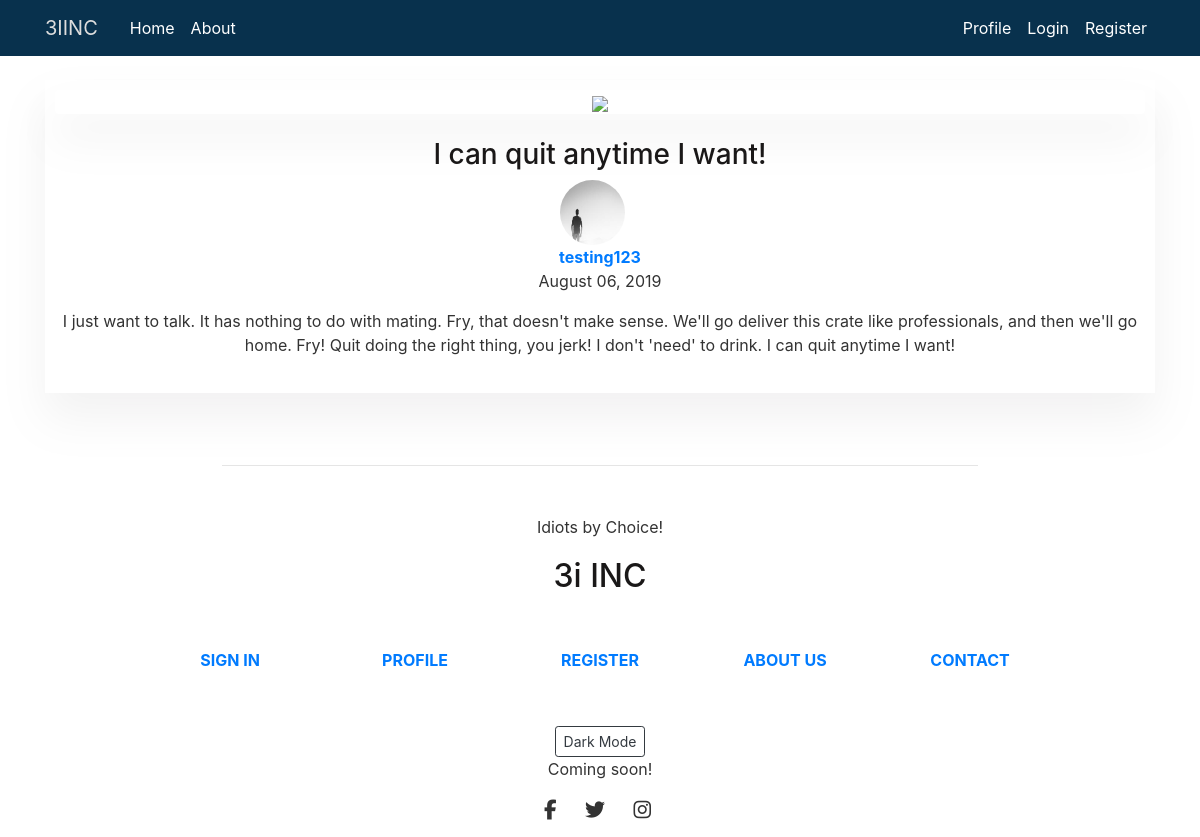
Screenshot of /post/12/ with the database file from the repository.
### blog/models.py (models this page shows, shortened)
class Post(models.Model):
    title = models.CharField(max_length=100)
    subtitle = models.CharField(max_length=140, default='SOME STRING')
    content = models.TextField()
    date_posted = models.DateTimeField(default=timezone.now)
    author = models.ForeignKey(User, on_delete=models.CASCADE)

### users/models.py (models this page shows, shortened)
class Profile(models.Model):
    user = models.OneToOneField(User, on_delete=models.CASCADE)
    image = models.ImageField(default='default.jpg', upload_to='profile_pics')

### blog/views.py (the view)
# urls.py: path('post/<int:pk>/', PostDetailView.as_view(), name="post-detail"),
class PostDetailView(DetailView):
    model = Post

### blog/templates/blog/post_detail.html (shortened to what this page needs)
{% extends "blog/base.html" %}
{% block content %}
<div class="container">
    <div class="col-lg-12 col-md-12 mb-4 shadow text-center">
        <div class="view overlay rounded z-depth-2 mb-4 shadowed">
            <img class="img-fluid" src="https://mdbootstrap.com/img/Photos/Others/images/43.jpg">
        </div>
        <h3 class="font-weight-bold mb-3">
            <h3 class="">{{ object.title }}</h3>
        </h3>
        <div class="container-fluid">
            <img class="rounded-circle article-img" src="{{object.author.profile.image.url}}">
            <p><a class="font-weight-bold text-center" href="{% url 'user-posts' post.author.username %}">{{object.author}} </a>
            <br>{{ post.date_posted|date:"F d, Y" }}</p>
        </div>
        <p class="dark-grey-text text-center">{{ object.content }}</p>
    </div>
</div>
{% endblock content %}

### blog/static/blog/main.css (style rules this page uses)
body { color: #333333; margin-top: 5rem; font-family: -apple-system, BlinkMacSystemFont, 'Segoe UI', Roboto, Oxygen, Ubuntu, Cantarell, 'Open Sans', 'Helvetica Neue', sans-serif; }
h1, h2, h3, h4, h5, h6 { color: #1a1818; }
.shadow { box-shadow: 0px 25px 42px rgba(125, 123, 128, 0.1); align-items: center; justify-content: center; padding: 10px; align-items: center; justify-content: center; padding-bottom: 20px; margin-right: 1px; }
.shadowed { box-shadow: 0px 25px 42px rgba(125, 123, 128, 0.1); }
.article-img { height: 65px; width: 65px; margin-right: 16px; }

### rows the page displays
Post: title "I can quit anytime I want!", author.profile.image (placeholder picture), author "testing123", date_posted "August 06, 2019", content "I just want to talk. It has nothing to do with mating. Fry, that doesn't make sense. We'll go deliver this crate like professionals, and then we'll go home. Fry! Quit doing the right thing, you jerk! I don't 'need' to drink. I can quit anytime I want!"
